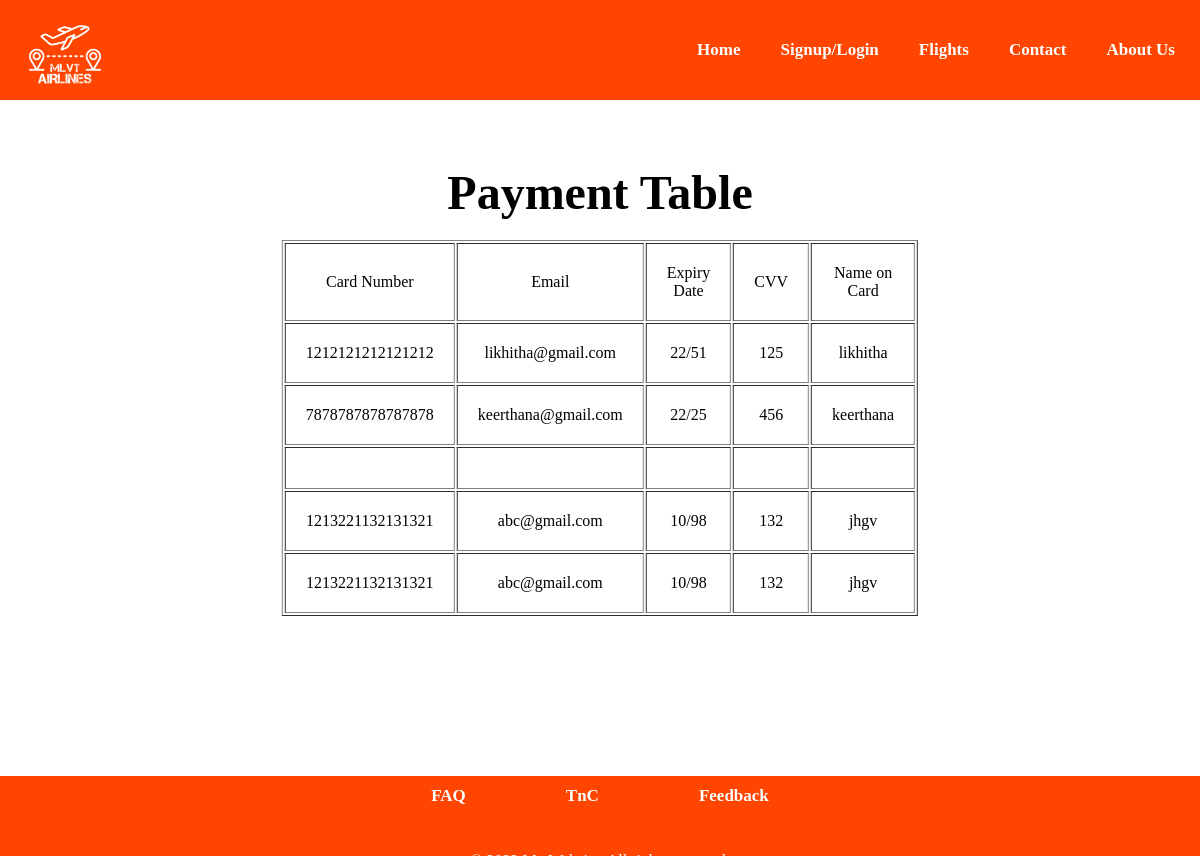
The page /check on the database its author committed.
### tables this page shows
CREATE TABLE payments (cardNumber NUMBER,mail TEXT,expiryDate DATE,cvv NUMBER,nameOnCard TEXT);

### app.py (the view)
@app.route('/check')
def check():
    con=sqlite3.connect("database.db")
    con.row_factory = sqlite3.Row
    cur = con.cursor()
    cur.execute("select * from payments")
    rows = cur.fetchall();
    return render_template("check.html",rows=rows)

### templates/check.html (shortened to what this page needs)
<!DOCTYPE html>
<html lang="en" xmlns="http://www.w3.org/1999/xhtml">
<head>
    <link rel="stylesheet" href="{{ url_for('static', filename='css/styles.css')}}">
</head>
<body>
    <header>
      <nav class="navbar">
          <div class="logo">
              <a href="{{ url_for('index')}}"><img src="{{ url_for('static', filename='img/direct-flight.png')}}"></a>
          </div>
          <ul>
              <li> <a href="{{ url_for('index')}}">Home</a></li>
              <li> <a href="{{ url_for('signup')}}">Signup/Login</a></li>
              <li> <a href="{{ url_for('search')}}">Flights</a></li>
              <li> <a href="{{ url_for('contact')}}">Contact</a></li>
              <li> <a href="{{ url_for('aboutus')}}">About Us</a></li>
          </ul>
      </nav>
  </header>
  <section id ="about">
    <h1 class="heading">Payment Table</h1>
<table border = 1>
<thead>
<td>Card Number</td>
<td>Email</td>
<td>Expiry Date</td>
<td>CVV</td>
<td>Name on Card</td>
</thead>
{% for row in rows %}
<tr>
<td>{{row["cardNumber"]}}</td>
<td>{{row["mail"]}}</td>
<td> {{ row["expiryDate"]}}</td>
<td> {{ row["cvv"]}}</td>
<td>{{row['nameOnCard']}}</td>
</tr>
{% endfor %}
</table>
</section>
<footer>
    <nav class="footbar">
        <ul>
            <li> <a href="{{ url_for('faq')}}">FAQ</a></li>
            <li> <a href="{{ url_for('tnc')}}">TnC</a></li>
            <li> <a href="{{ url_for('contact')}}">Feedback</a></li>
        </ul>
        <br><br>
    </nav>
  </footer>
</body>
</html>

### static/CSS/styles.css (style rules this page uses)
html { scroll-behavior: smooth; }
.logo img { height: 80px; width: 80px; margin-left: 20px; }
body { display: flex; flex-direction: column; min-height: 100vh; }
* { margin :0; padding: 0; box-sizing: border-box; }
.navbar { width:100%; background-color: orangered; position: relative; top: 0px; display: flex; justify-content: space-between; align-items: center; padding: 5px; height: 100px; }
.navbar ul { display: flex; list-style: none; margin: 20px 0px; }
.navbar ul li { font-family:century; font-size: 17px; font-weight: bold; }
.navbar ul li a { transition: all .5s ease; text-decoration: none; color: white; padding: 8px 20px; }
.footbar { background-color: orangered; position: relative; bottom: 0; display: flex; flex-direction:column; justify-content: center; align-items: center; margin-top: auto; }
.footbar ul { display: flex; list-style: none; margin: 10px 10px; }
.footbar ul li { font-family:century; font-size: 17px; font-weight: bold; }
.footbar ul li a { transition: all .5s ease; text-decoration: none; color: white; padding: 10px 50px; }
.heading { font-family: century; text-align: center; font-size: 3rem; margin: 45px 0px; }
#about { display: flex; flex-direction: column; box-sizing: border-box; padding: 10px; margin-bottom: 50px; margin-top:10px; }

### templates/check.html (style rules this page uses)
table { position: absolute; top: 50%; left: 50%; transform: translate(-50%, -50%); }
td { padding: 20px; text-align: center; }
footer { position: absolute; bottom: 0; width: 100%; height: 80px; background-color: #333; color: #fff; text-align: center; }

### rows shown on the page
payments: cardNumber "1212121212121212", mail "likhitha@gmail.com", expiryDate "22/51", cvv "125", nameOnCard "likhitha"
payments: cardNumber "7878787878787878", mail "keerthana@gmail.com", expiryDate "22/25", cvv "456", nameOnCard "keerthana"
payments: cardNumber "1213221132131321", mail "abc@gmail.com", expiryDate "10/98", cvv "132", nameOnCard "jhgv"
payments: cardNumber "1213221132131321", mail "abc@gmail.com", expiryDate "10/98", cvv "132", nameOnCard "jhgv"
